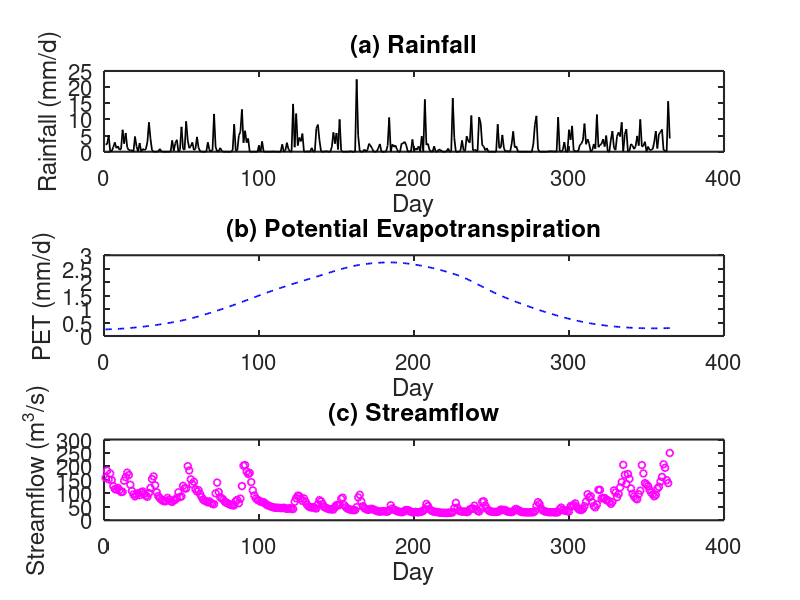

This chart was generated by the following MATLAB code:
clc; clear all; close all; 
set(0,'defaultaxesfontsize', 16);
% to run the code, please firstly import the data file 
% names as "Chapter-5.2-Data.txt"
rawdata = load('Chapter-5.2-Data.txt');
% colnames = Year,Month,Day,Precpitation,Streamflow,Pontential
% Evaporation
RawP = rawdata(:,4);
RawQ = rawdata(:,5);
RawPet = rawdata(:,6);
n = length(RawP);
figure; subplot(3,1,1)
plot(RawP,'k-','linewidth',1.25); ylim([0 25]);
xlabel('Day'); ylabel('Rainfall (mm/d)')
title('(a) Rainfall'); set(gca,'linewidth', 1.5);
%---------------------------------------
subplot(3,1,2)
plot(RawPet,'b--','linewidth',1.25); 
xlabel('Day'); ylabel('PET (mm/d)'); set(gca,'linewidth', 1.5);
title('(b) Potential Evapotranspiration'); ylim([0 3]); 
%-----------------------------------------
subplot(3,1,3); 
plot(RawQ,'mo','markersize',5,'linewidth',1.25)
xlabel('Day'); ylabel('Streamflow (m^3/s)')
title('(c) Streamflow'); set(gca,'linewidth', 1.5);
ylim([0 300]);
%%===================Correlation Matrix=================
Pt = RawP(2:n);
Pt_1 = RawP(1:n-1);
Qt_1 = RawQ(1:n-1);
Pett = RawPet(2:n);
Pett_1=RawPet(1:n-1);
%Establish the input matrix
InputMatrix = [Qt_1,Pt,Pt_1,Pett,Pett_1];
% Output variable Qt
Qt = RawQ(2:n);
AllDataSets = [InputMatrix, Qt];
coefmatrix = corrcoef(AllDataSets);
display('Correlation Coefficients are:');display(coefmatrix);
